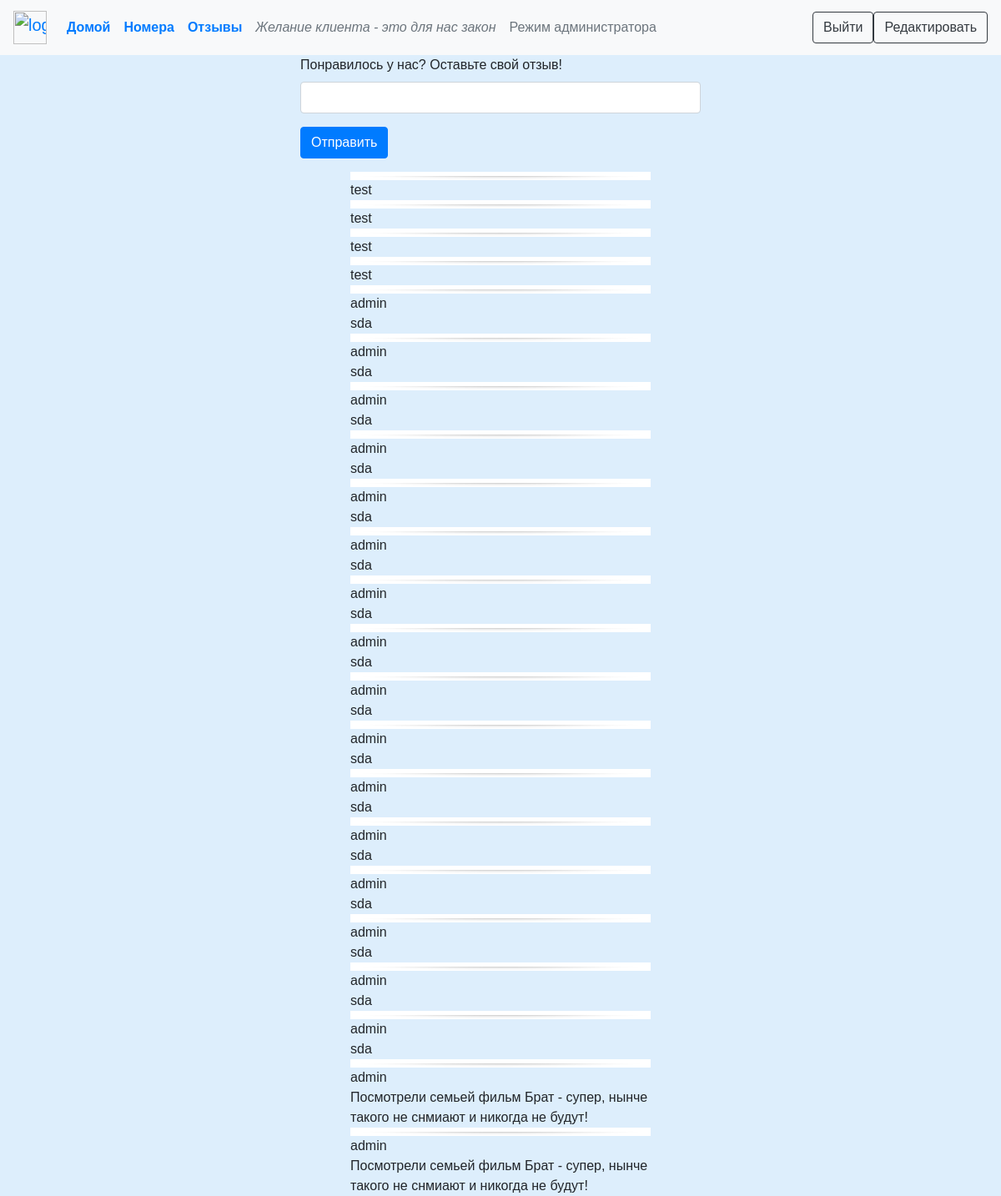
Screenshot of /reports.php (signed in) with the database file from the repository.
### tables this page shows
CREATE TABLE IF NOT EXISTS `comments` (
  `id` int(11) NOT NULL AUTO_INCREMENT,
  `user_id` int(11) NOT NULL,
  `name` varchar(255) NOT NULL,
  `text` varchar(255) NOT NULL,
  PRIMARY KEY (`id`)
);

### functions.php (the view, shortened to what this page needs)
<html lang="en">
  <head>
    <link rel="stylesheet" href="https://maxcdn.bootstrapcdn.com/bootstrap/4.0.0/css/bootstrap.min.css">
    <link href="style.css" rel="stylesheet">
  </head>
  <body>
<?php
function build_admin_rep_form()
{
  build_navbar();
  comment();
  show_comments();
}
function comment()
{
  echo '<form action="reports.php" method = "POST">
  <div style= "margin: 0 auto; width: 40%" >
  <div class="form-group">
    <label for="login_password">Понравилось у нас? Оставьте свой отзыв!</label>
    <input type="text" class="form-control" name="comm" id="password" name="pass" placeholder="">
  </div>
  <button type="submit" class="btn btn-primary" name="commentbtn">Отправить</button>
  </div>
  </form>
  ';
}
function show_comments()
{
  require("connection.php");
  $query = "SELECT * FROM comments";
  $result = mysqli_query($connection, $query);
  $res = mysqli_fetch_all($result);
  $rows = mysqli_num_rows($result);
echo '<div style="margin: 0 auto; width: 30%;">';
  for ($i=0; $i < $rows ; $i++)
  {
    echo '<img src="sep.jpg" width="100%" height="10px">';
    echo $res[$i][2];
    echo '<br />';
    echo $res[$i][3]; echo '<br />';
  }
echo '</div>';
}
function build_navbar()
{
  echo '<nav class="navbar navbar-expand-lg bg-light sticky-top">
    <a href="#" class="navbar-brand">
      <img src="logo.png" width="40" height="40" alt="logo">
      </a>
  <button class="navbar-toggler" type="button" data-toggle="collapse"
  data-target="#navbarSupportedContent" aria-controls="navbarSupportedContent" aria-expanded="false" aria-label="Toggle navigation">
    <span class="navbar-toggler-icon"></span>
  </button>
  <div class="collapse navbar-collapse" id="navbarSupportedContent">
  <ul class="navbar-nav mr-auto">
    <li class="nav-item active">
      <a class="nav-link" href="index.php"><b>Домой</b> <span class="sr-only">(current)</span></a>
    </li>
    <li class="nav-item">
      <a class="nav-link" href="sessions.php"><b>Номера</b></a>
    </li>
    <li class="nav-item">
      <a class="nav-link" href="reports.php"><b>Отзывы</b></a>
    </li>
    <li class="nav-item">
      <a class="nav-link disabled" href="#" tabindex="-1" aria-disabled="true"><em>Желание клиента - это для нас закон</em></a>
    </li>';
    if($_SESSION['priority'] == "admin")
    {
        echo '<li class="nav-item">
        <a class="nav-link disabled" href="#" tabindex="-1" aria-disabled="true">Режим администратора</a>
        </li>';
    }
  echo '</ul>';
  if ($_SESSION['priority'] == "admin")
  {
    echo '<form method="POST" action="logout.php" class="form-inline my-2 my-lg-0">
      <button class="btn btn-outline-dark">Выйти</button>
    </form>
    <form method="POST" action="adminpanel.php" class="form-inline my-2 my-lg-0">
      <button class="btn btn-outline-dark">Редактировать</button>
    </form>
    </div>
    </nav>';
  }
}
 ?>
 </body>
 </html>

### reports.php (shortened to what this page needs)
<html lang="en">
  <head>
    <link rel="stylesheet" href="https://stackpath.bootstrapcdn.com/bootstrap/4.3.1/css/bootstrap.min.css">
    <link href="style.css" rel="stylesheet">
  </head>
  <body>
    <?php
      require("connection.php");
      include_once("functions.php");
      if ($_SESSION['priority'] == "admin")
      {
          build_admin_rep_form();
      }
   ?>
  </body>
</html>

### style.css (style rules this page uses)
body { background: #ddeefc; font-family: "Source Sans Pro", sans-serif; font-size: 16px; }
* { box-sizing: border-box; }

### rows the page displays
comments: text "test"
comments: text "test"
comments: text "test"
comments: text "test"
comments: name "admin", text "sda"
comments: name "admin", text "sda"
comments: name "admin", text "sda"
comments: name "admin", text "sda"
comments: name "admin", text "sda"
comments: name "admin", text "sda"
comments: name "admin", text "sda"
comments: name "admin", text "sda"
comments: name "admin", text "sda"
comments: name "admin", text "sda"
comments: name "admin", text "sda"
comments: name "admin", text "sda"
comments: name "admin", text "sda"
comments: name "admin", text "sda"
comments: name "admin", text "sda"
comments: name "admin", text "sda"
comments: name "admin", text "Посмотрели семьей фильм Брат - супер, нынче такого не снмиают и никогда не будут!"
comments: name "admin", text "Посмотрели семьей фильм Брат - супер, нынче такого не снмиают и никогда не будут!"
